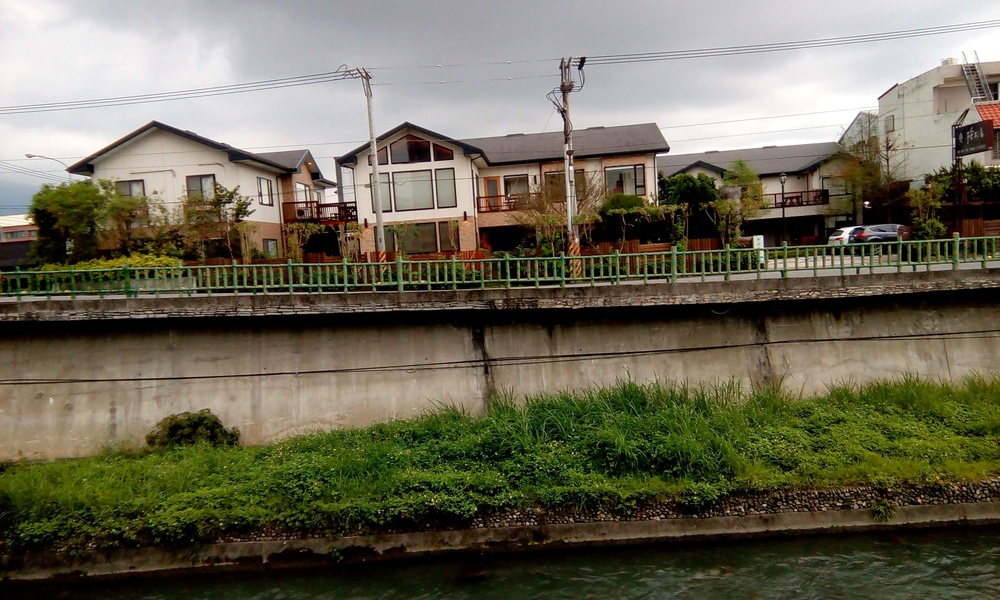
#> input picture old/0 (1).jpg, 1000 x 600 px, shrunk from 3600 x 2160 before the run
$ python '_input_ (1).py'
#> lines starting #> are read from the running program, lines starting #| are printed output that depends on the picture
import numpy as np
import cv2
pic = input("輸入的圖片檔名：")
#> the answer given: 0 (1).jpg
#引進圖片檔
img = cv2.imread(pic)
#> img is the input picture: shape (600, 1000, 3); mean B, G, R 84.9, 103.7, 108.2
imgGray = cv2.imread(pic, cv2.IMREAD_GRAYSCALE)
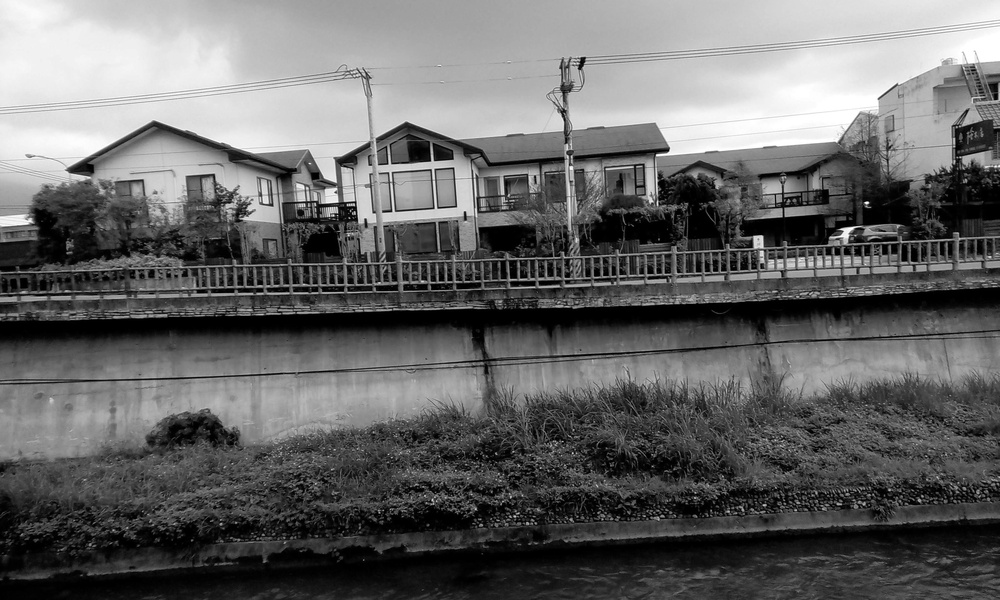
#> imgGray: shape (600, 1000); min 0, max 255, mean 102.8
print(img.shape)
#| (600, 1000, 3)
prec = int(input("精準度（1~4，建議2）："))
#> the answer given: 1
pers = int(input("取__％，建議10："))
#> the answer given: 3

$ run again, on old/jobs (1).jpg
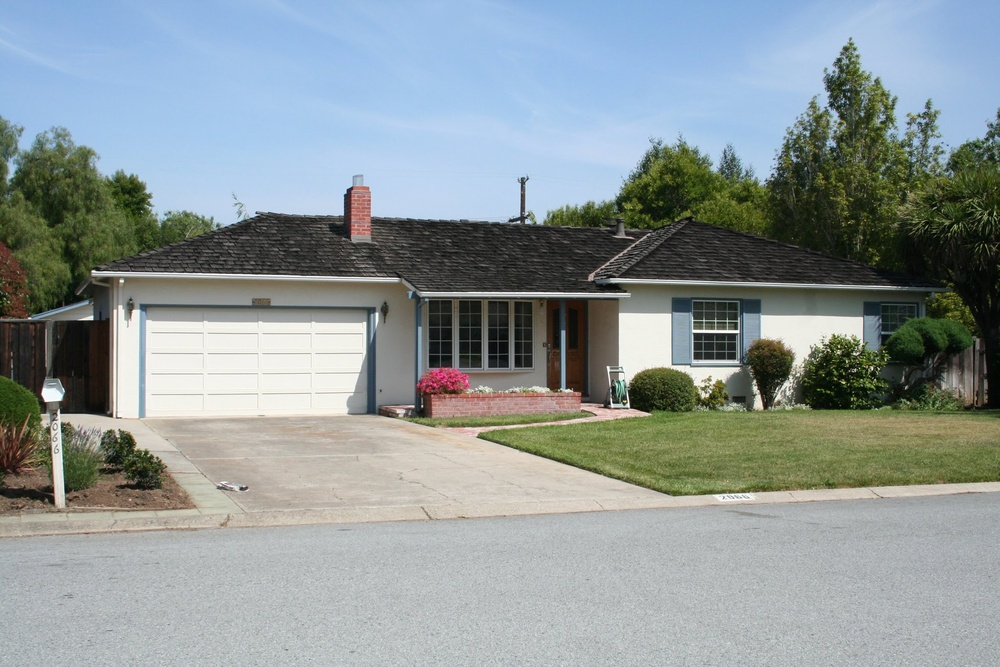
#> input picture old/jobs (1).jpg, 1000 x 667 px, shrunk from 2048 x 1365 before the run
#> img is the input picture: shape (667, 1000, 3); mean B, G, R 151.9, 150.9, 141
#> `imgGray = cv2.imread(pic, cv2.IMREAD_GRAYSCALE)`:
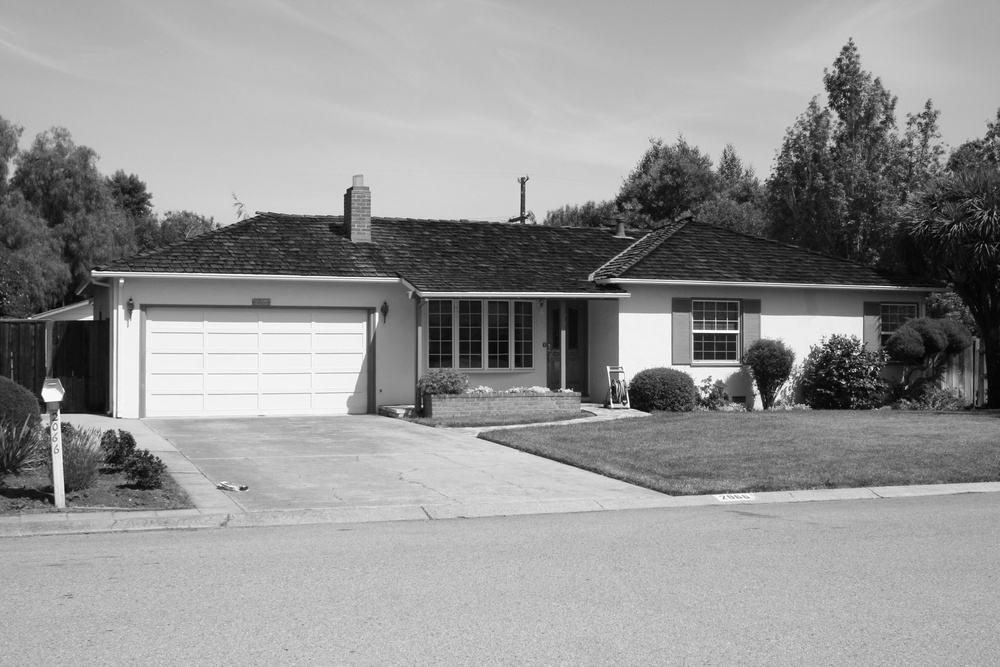
#> imgGray: shape (667, 1000); min 0, max 255, mean 148.1
#| (667, 1000, 3)
